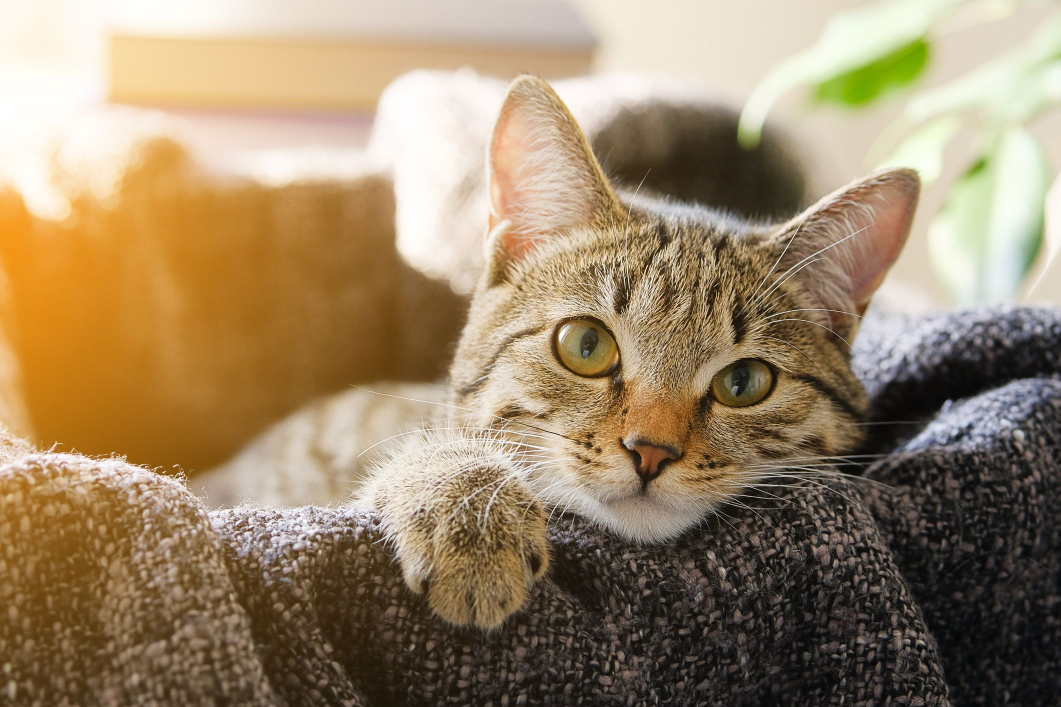
#> input picture inputs/cat.jpg, 2121 x 1414 px (shown at 1/2 size)
$ python 2.read_images_with_opencv.py
#> lines starting #> are read from the running program, lines starting #| are printed output that depends on the picture
import cv2

img = cv2.imread("inputs/cat.jpg")
#> img is the input picture: shape (1414, 2121, 3); mean B, G, R 105.8, 134.7, 155.1
(h, w, c) = img.shape
#> h = 1414; w = 2121; c = 3
if len(img.shape) < 3:
    type_ = 'gray scale'
elif len(img.shape) == 3:
    type_ = 'Color'

print(f'the image width is {w} and the image heigth is {h} and it is a {type_}')
#| the image width is 2121 and the image heigth is 1414 and it is a Color
res = cv2.resize(img, (w // 3, h // 3))
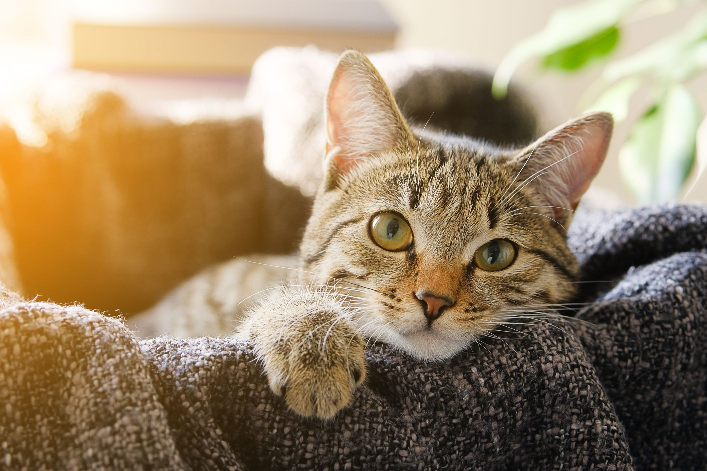
#> res: shape (471, 707, 3); mean B, G, R 105.7, 134.6, 155
# print(img)
cv2.imshow("img", img)
cv2.imshow("resized", res)
cv2.waitKey(0)

$ run again, with inputs/covid.png saved as inputs/cat.jpg
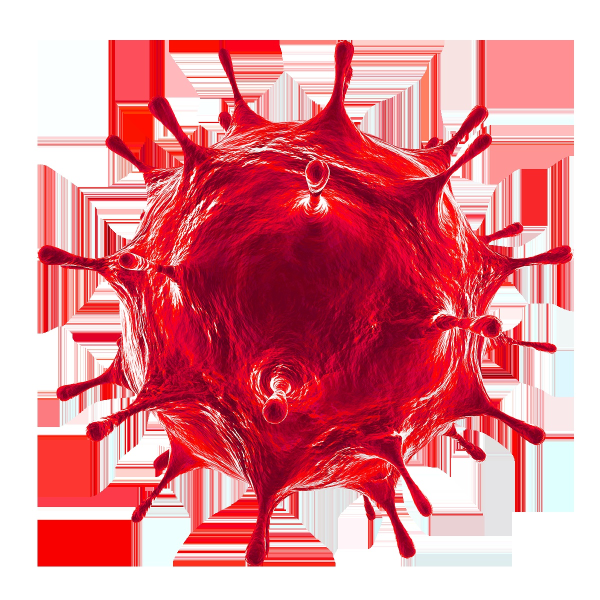
#> input picture inputs/covid.png, 1200 x 1200 px (shown at 1/2 size)
#> img is the input picture: shape (1200, 1200, 3); mean B, G, R 146.7, 136.7, 225.8
#| the image width is 1200 and the image heigth is 1200 and it is a Color
#> `res = cv2.resize(img, (w // 3, h // 3))`:
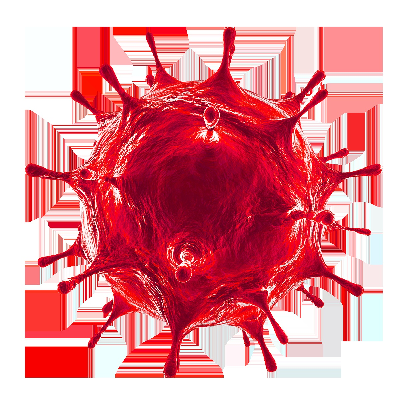
#> res: shape (400, 400, 3); mean B, G, R 146.8, 136.8, 225.8

$ run again, with inputs/dog.jpeg copied over inputs/cat.jpg
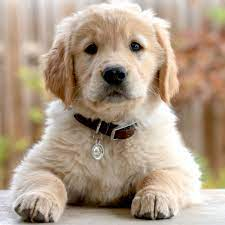
#> input picture inputs/dog.jpeg, 225 x 225 px
#> img is the input picture: shape (225, 225, 3); mean B, G, R 135.6, 155.9, 175.6
#| the image width is 225 and the image heigth is 225 and it is a Color
#> `res = cv2.resize(img, (w // 3, h // 3))`:
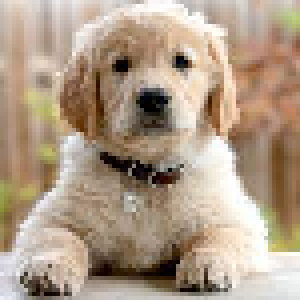
#> res: shape (75, 75, 3) (shown 4 times larger); mean B, G, R 135.6, 155.8, 175.5

$ run again, with inputs/lndone.jpeg copied over inputs/cat.jpg
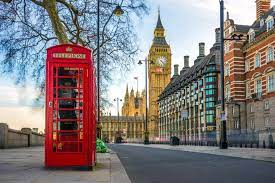
#> input picture inputs/lndone.jpeg, 275 x 183 px
#> img is the input picture: shape (183, 275, 3); mean B, G, R 124.9, 124.9, 133.1
#| the image width is 275 and the image heigth is 183 and it is a Color
#> `res = cv2.resize(img, (w // 3, h // 3))`:
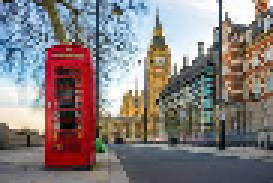
#> res: shape (61, 91, 3) (shown 3 times larger); mean B, G, R 124, 124, 132.3
